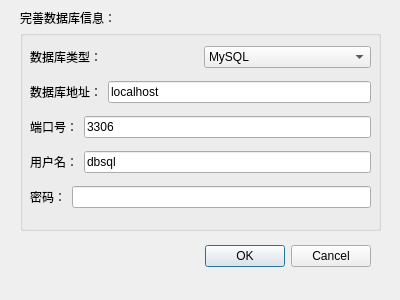
<?xml version="1.0" encoding="UTF-8"?>
<ui version="4.0">
 <class>LoginWindow</class>
 <widget class="QDialog" name="LoginWindow">
  <property name="geometry">
   <rect>
    <x>0</x>
    <y>0</y>
    <width>400</width>
    <height>300</height>
   </rect>
  </property>
  <property name="windowTitle">
   <string>连接到数据库</string>
  </property>
  <property name="locale">
   <locale language="Chinese" country="China"/>
  </property>
  <widget class="QDialogButtonBox" name="buttonBox">
   <property name="geometry">
    <rect>
     <x>30</x>
     <y>240</y>
     <width>341</width>
     <height>32</height>
    </rect>
   </property>
   <property name="orientation">
    <enum>Qt::Horizontal</enum>
   </property>
   <property name="standardButtons">
    <set>QDialogButtonBox::Cancel|QDialogButtonBox::Ok</set>
   </property>
  </widget>
  <widget class="QGroupBox" name="groupBox">
   <property name="geometry">
    <rect>
     <x>20</x>
     <y>30</y>
     <width>361</width>
     <height>201</height>
    </rect>
   </property>
   <property name="title">
    <string/>
   </property>
   <widget class="QWidget" name="verticalLayoutWidget">
    <property name="geometry">
     <rect>
      <x>10</x>
      <y>9</y>
      <width>341</width>
      <height>181</height>
     </rect>
    </property>
    <layout class="QVBoxLayout" name="verticalLayout">
     <item>
      <layout class="QHBoxLayout" name="hLayout_type">
       <item>
        <widget class="QLabel" name="label_type">
         <property name="text">
          <string>数据库类型：</string>
         </property>
        </widget>
       </item>
       <item>
        <widget class="QComboBox" name="comboBox_type">
         <item>
          <property name="text">
           <string>MySQL</string>
          </property>
         </item>
         <item>
          <property name="text">
           <string>MsSQL</string>
          </property>
         </item>
        </widget>
       </item>
      </layout>
     </item>
     <item>
      <layout class="QHBoxLayout" name="hLayout_localhost">
       <item>
        <widget class="QLabel" name="label_address">
         <property name="toolTip">
          <string>没有实现该功能，默认localhost</string>
         </property>
         <property name="toolTipDuration">
          <number>-1</number>
         </property>
         <property name="text">
          <string>数据库地址：</string>
         </property>
        </widget>
       </item>
       <item>
        <widget class="QLineEdit" name="lineEdit_address">
         <property name="text">
          <string>localhost</string>
         </property>
        </widget>
       </item>
      </layout>
     </item>
     <item>
      <layout class="QHBoxLayout" name="hLayout_port">
       <item>
        <widget class="QLabel" name="label_port">
         <property name="text">
          <string>端口号：</string>
         </property>
        </widget>
       </item>
       <item>
        <widget class="QLineEdit" name="lineEdit">
         <property name="text">
          <string>3306</string>
         </property>
        </widget>
       </item>
      </layout>
     </item>
     <item>
      <layout class="QHBoxLayout" name="hLayout_user">
       <item>
        <widget class="QLabel" name="label_user">
         <property name="text">
          <string>用户名：</string>
         </property>
        </widget>
       </item>
       <item>
        <widget class="QLineEdit" name="lineEdit_2">
         <property name="text">
          <string>dbsql</string>
         </property>
        </widget>
       </item>
      </layout>
     </item>
     <item>
      <layout class="QHBoxLayout" name="hLayout_passwd">
       <property name="sizeConstraint">
        <enum>QLayout::SetNoConstraint</enum>
       </property>
       <item>
        <widget class="QLabel" name="label_passwd">
         <property name="text">
          <string>密码：</string>
         </property>
        </widget>
       </item>
       <item>
        <widget class="QLineEdit" name="lineEdit_3">
         <property name="whatsThis">
          <string>&lt;html&gt;&lt;head/&gt;&lt;body&gt;&lt;p&gt;请输入密码&lt;/p&gt;&lt;/body&gt;&lt;/html&gt;</string>
         </property>
        </widget>
       </item>
      </layout>
     </item>
    </layout>
   </widget>
   <zorder>verticalLayoutWidget</zorder>
   <zorder>label_type</zorder>
  </widget>
  <widget class="QLabel" name="label">
   <property name="geometry">
    <rect>
     <x>20</x>
     <y>10</y>
     <width>111</width>
     <height>16</height>
    </rect>
   </property>
   <property name="text">
    <string>完善数据库信息：</string>
   </property>
  </widget>
 </widget>
 <resources/>
 <connections>
  <connection>
   <sender>buttonBox</sender>
   <signal>accepted()</signal>
   <receiver>LoginWindow</receiver>
   <slot>accept()</slot>
   <hints>
    <hint type="sourcelabel">
     <x>248</x>
     <y>254</y>
    </hint>
    <hint type="destinationlabel">
     <x>157</x>
     <y>274</y>
    </hint>
   </hints>
  </connection>
  <connection>
   <sender>buttonBox</sender>
   <signal>rejected()</signal>
   <receiver>LoginWindow</receiver>
   <slot>reject()</slot>
   <hints>
    <hint type="sourcelabel">
     <x>316</x>
     <y>260</y>
    </hint>
    <hint type="destinationlabel">
     <x>286</x>
     <y>274</y>
    </hint>
   </hints>
  </connection>
 </connections>
</ui>
